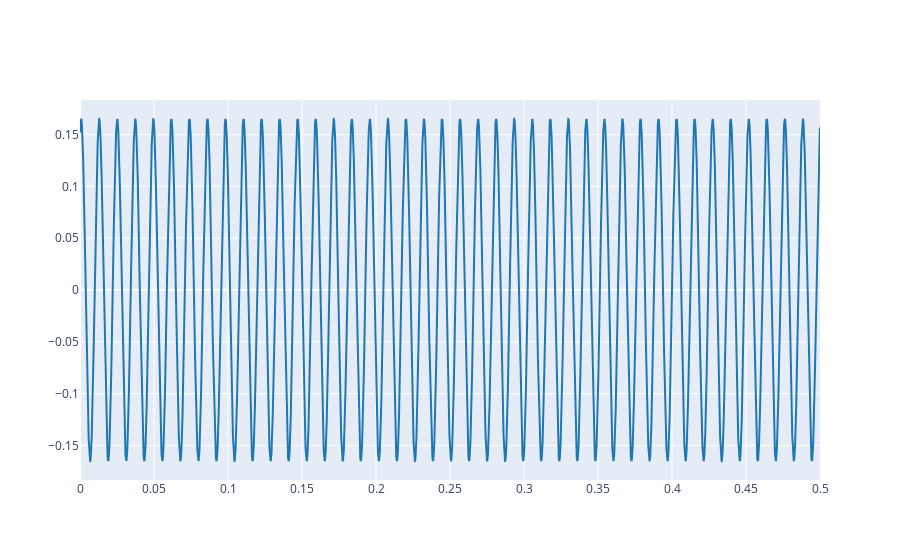

Notebook code cell kept with this figure:
### Markdown cell above
2.1. Define a complex exponential with the same parameters that those from Lab 1 (Ex 3.1) and plot the real part.

### Code cell
# Write the code here
reference, fs = load_audio('./sis1_group1/guitar plucked.wav')
Audio(reference, rate=fs)

A = 0.165
f0 = 82.03006348971
period = 1/f0
phi = 4.205 * 2 * np.pi / period


t = np.arange(0,5, 1/fs)
x = A * np.exp(1j*(2*f0*np.pi*t + phi))
plot_signals(np.real(x), fs, 0, 0.5, name='real part')

### Figure 1 — Plotly figure (JSON) as saved in the notebook; plotly's stock layout.template omitted (floating-point values rounded to 4 significant figures; data arrays with more than 128 entries replaced by an {"elided": "..."} marker saying what was removed)
{"data": [{"line": {"color": "#1f77b4", "shape": "linear"}, "mode": "lines", "name": "real part 0", "type": "scatter", "x": {"elided": "22050 float values"}, "y": {"elided": "22050 float values"}}], "layout": {}}
